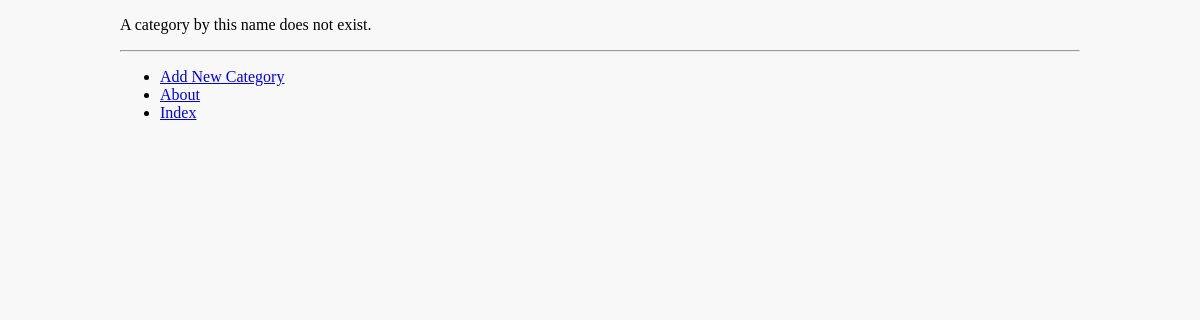
Page /rango/category/html/add_page/ on the earlier database version.
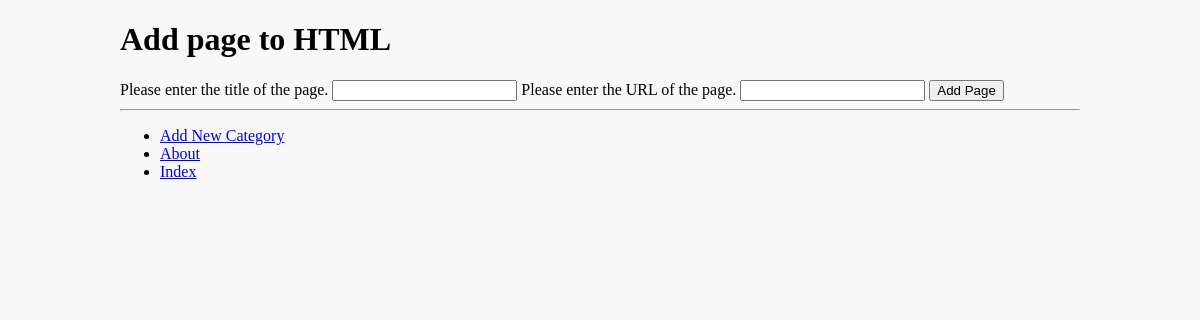
Same page on the later database version.
### rango/models.py (models this page shows, shortened)
class Category(models.Model):
    name = models.CharField(max_length=MAX_LENGTH_128, unique=True)
    views = models.PositiveIntegerField(default=0)
    likes = models.PositiveIntegerField(default=0)
    slug = models.SlugField(unique=True)  # blank=True
    class Meta:
        verbose_name_plural = "Categories"

### rango/views.py (the view, shortened to what this page needs)
# urls.py: url(r'^category/(?P<category_name_slug>[\w\-]+)/add_page/$',
def add_page(request, category_name_slug):
    try:
        category = Category.objects.get(slug=category_name_slug)
    except Category.DoesNotExist:
        category = None
    form = PageForm()
    context_dict = {'form': form, 'category': category}
    return render(request, 'rango/add_page.html', context_dict)

### rango/forms.py (shortened to what this page needs)
class PageForm(forms.ModelForm):
    title = forms.CharField(max_length=128,
                            help_text="Please enter the title of the page.")
    url = forms.URLField(max_length=200,
                         help_text="Please enter the URL of the page.")
    views = forms.IntegerField(widget=forms.HiddenInput(), initial=0)
    class Meta:
        model = Page
        fields = ('title', 'url', 'views', )

### templates/rango/add_page.html (shortened to what this page needs)
{% extends 'rango/base.html' %}
{% load staticfiles %}
{% block body_block %}
{% if category %}
    <h1>Add page to {{ category.name }}</h1>
        <div>
            <form id="page_form" method="post" action="{% url 'rango:add_page' category.slug %}">
                {% for field in form.visible_fields %}
                    {{ field.help_text }}
                    {{ field }}
                {% endfor %}
                <input type="submit" name="submit" value="Add Page" />
            </form>
        </div>
{% else %}
    <p>A category by this name does not exist.</p>
{% endif %}
{% endblock body_block %}

Differences in the rows shown:
added Category: name "HTML"
Other differences:
form field submit: (not shown) → "Add Page"
text no longer shown: "A category by this name does not exist."
text now shown: "Add page to"
new list line: "Please enter the title of the page. "
new list line: "Please enter the URL of the page. "
